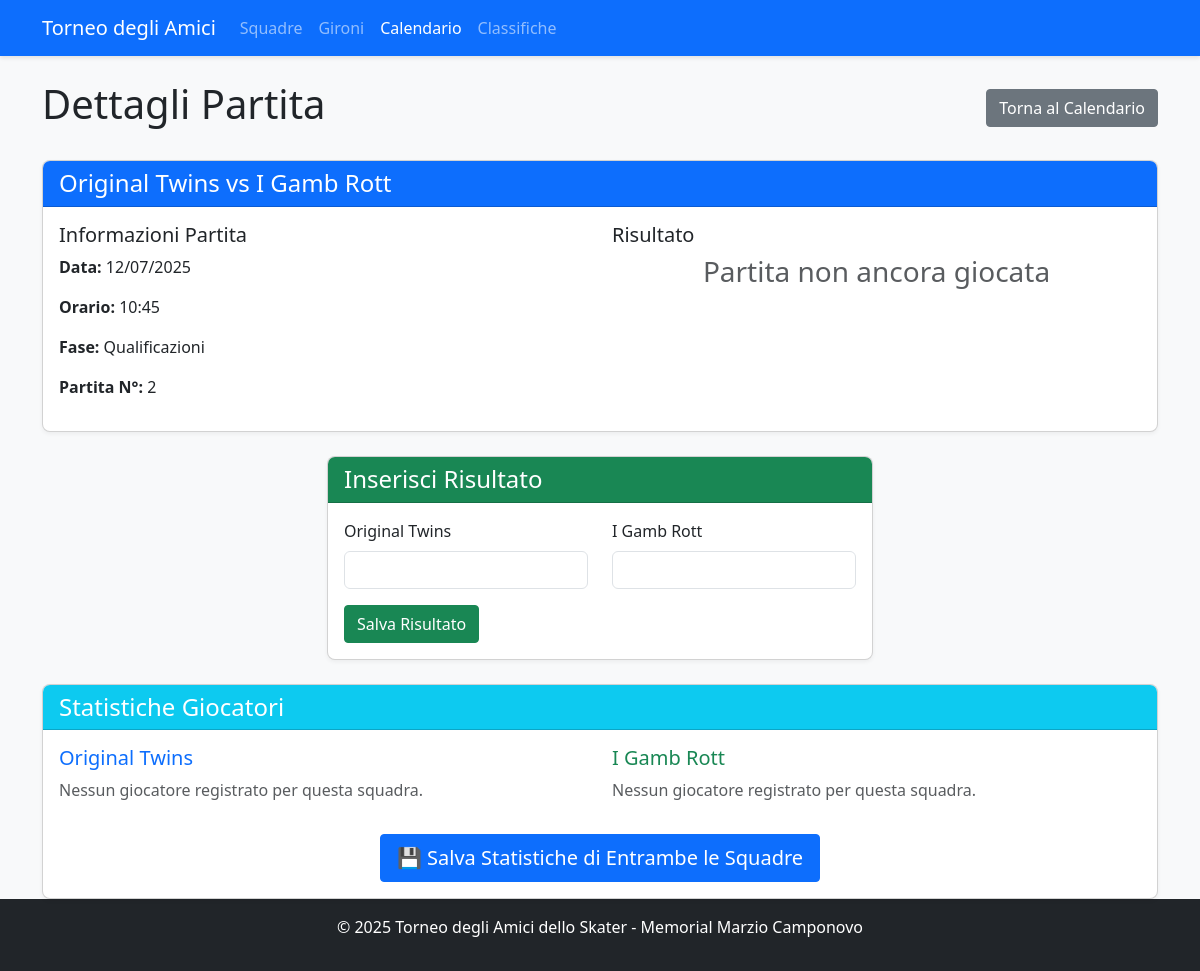
The page /match/2?return_anchor=match-2 on the database as committed earlier.
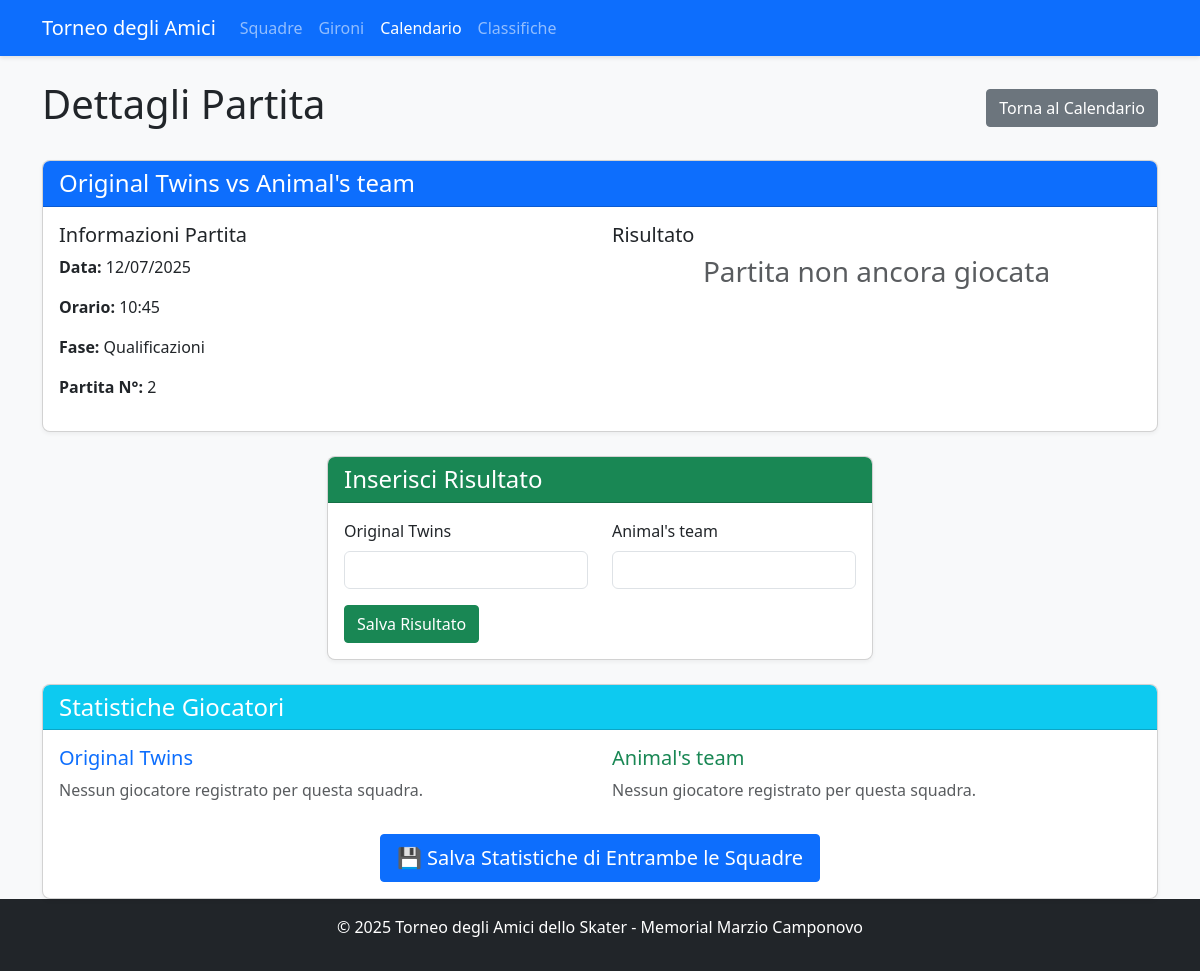
The same page on the database as committed later.
### app.py (models this page shows, shortened)
class Match(db.Model):
    id = db.Column(db.Integer, primary_key=True)
    team1_id = db.Column(db.Integer, db.ForeignKey('team.id'), nullable=True)  # NULL per placeholder
    team2_id = db.Column(db.Integer, db.ForeignKey('team.id'), nullable=True)  # NULL per placeholder
    team1 = db.relationship('Team', foreign_keys=[team1_id], overlaps="matches")
    team2 = db.relationship('Team', foreign_keys=[team2_id], overlaps="matches")
    date = db.Column(db.Date, nullable=False)
    time = db.Column(db.Time, nullable=False)
    team1_score = db.Column(db.Integer, default=None)
    team2_score = db.Column(db.Integer, default=None)
    phase = db.Column(db.String(20), nullable=False)
    league = db.Column(db.String(20))
    @property
    def is_completed(self):
        return self.team1_score is not None and self.team2_score is not None
    def get_match_number(self):
        earlier_matches = Match.query.filter(
            (Match.date < self.date) |
            ((Match.date == self.date) & (Match.time < self.time))
        ).count()
        return earlier_matches + 1
    def get_team1_display_name(self):
        if self.phase == 'group' and self.team1:
            return self.team1.name
    def get_team2_display_name(self):
        if self.phase == 'group' and self.team2:
            return self.team2.name

class Team(db.Model):
    id = db.Column(db.Integer, primary_key=True)
    name = db.Column(db.String(100), nullable=False, unique=True)
    group = db.Column(db.String(1))  # A, B, C, or D
    group_order = db.Column(db.Integer, default=0)  # NUOVO CAMPO per l'ordinamento nel girone
    players = db.relationship('Player', backref='team', lazy=True)
    matches = db.relationship(
        'Match',
        primaryjoin="or_(Team.id == Match.team1_id, Team.id == Match.team2_id)",
        lazy=True,
        overlaps="team1,team2"
    )
    wins = db.Column(db.Integer, default=0)
    losses = db.Column(db.Integer, default=0)
    draws = db.Column(db.Integer, default=0)
    goals_for = db.Column(db.Integer, default=0)
    goals_against = db.Column(db.Integer, default=0)
    points = db.Column(db.Integer, default=0)

### app.py (the view, shortened to what this page needs)
@app.route('/match/<int:match_id>', methods=['GET', 'POST'])
def match_detail(match_id):
    match = Match.query.get_or_404(match_id)
    return_anchor = request.args.get('return_anchor', '')
    team1_players = match.team1.players if match.team1 else []
    team2_players = match.team2.players if match.team2 else []
    match_stats = {}
    try:
        for player in team1_players + team2_players:
            stats = PlayerMatchStats.query.filter_by(
                player_id=player.id,
                match_id=match.id
            ).first()
            if stats:
                match_stats[player.id] = {
                    'goals': stats.goals,
                    'assists': stats.assists,
                    'penalties': stats.penalties
                }
            else:
                match_stats[player.id] = {
                    'goals': 0,
                    'assists': 0,
                    'penalties': 0
                }
    except:
        for player in team1_players + team2_players:
            match_stats[player.id] = {
                'goals': 0,
                'assists': 0,
                'penalties': 0
            }
    return render_template('match_detail.html',
                           match=match,
                           team1_players=team1_players,
                           team2_players=team2_players,
                           match_stats=match_stats,
                           return_anchor=return_anchor)

### app.py (called while the page is built)
@app.context_processor
def inject_tournament_dates():
    try:
        formatted_dates = format_tournament_dates()
        return {'tournament_dates': formatted_dates}
    except Exception as e:
        current_year = datetime.now().year
        return {
            'tournament_dates': {
                'qualification_day1': {
                    'date': datetime(current_year, 7, 13).date(),
                    'formatted': f'13/07/{current_year}',
                    'day_name_it': 'Sabato'
                },
                'qualification_day2': {
                    'date': datetime(current_year, 7, 14).date(),
                    'formatted': f'14/07/{current_year}',
                    'day_name_it': 'Domenica'
                }
            }
        }

### templates/match_detail.html (shortened to what the changed rows need)
<!DOCTYPE html>
<html lang="it">
<head>
    <link rel="stylesheet" href="https://cdn.jsdelivr.net/npm/bootstrap@5.3.0/dist/css/bootstrap.min.css">
    <link rel="stylesheet" href="{{ url_for('static', filename='style.css') }}">
</head>
<body class="d-flex flex-column min-vh-100">
    <div class="container mt-4">
        <div class="d-flex justify-content-between align-items-center">
            <h1>Dettagli Partita</h1>
        </div>
        <div class="row mt-4">
            <div class="col-12">
                <div class="card">
                    <div class="card-header bg-primary text-white">
                        <h4 class="mb-0">
                            {{ match.get_team1_display_name() }} vs {{ match.get_team2_display_name() }}
                        </h4>
                    </div>
                    <div class="card-body">
                        <div class="row">
                            <div class="col-md-6">
                                <h5>Informazioni Partita</h5>
                                <p><strong>Data:</strong> {{ match.date.strftime('%d/%m/%Y') }}</p>
                                <p><strong>Orario:</strong> {{ match.time.strftime('%H:%M') }}</p>
                                <p><strong>Fase:</strong>
                                    {% if match.phase == 'group' %}
                                        Qualificazioni
                                    {% elif match.phase == 'quarterfinal' %}
                                        Quarti di Finale
                                    {% elif match.phase == 'semifinal' %}
                                        Semifinali
                                    {% elif match.phase == 'final' %}
                                        Finali
                                    {% endif %}
                                </p>
                                <p><strong>Partita N°:</strong> {{ match.get_match_number() }}</p>
                            </div>
                        </div>
                    </div>
                </div>
            </div>
        </div>
        {% if not match.is_completed and match.team1 and match.team2 %}
            <div class="row mt-4">
                <div class="col-md-6 mx-auto">
                    <div class="card">
                        <div class="card-header bg-success text-white">
                            <h4 class="mb-0">Inserisci Risultato</h4>
                        </div>
                        <div class="card-body">
                            <form method="post">
                                <div class="row">
                                    <div class="col-6">
                                        <label for="team1_score" class="form-label">{{ match.team1.name }}</label>
                                        <input type="number" class="form-control" id="team1_score" name="team1_score" min="0" required>
                                    </div>
                                    <div class="col-6">
                                        <label for="team2_score" class="form-label">{{ match.team2.name }}</label>
                                        <input type="number" class="form-control" id="team2_score" name="team2_score" min="0" required>
                                    </div>
                                </div>
                                <div class="mt-3">
                                    <button type="submit" class="btn btn-success">Salva Risultato</button>
                                </div>
                            </form>
                        </div>
                    </div>
                </div>
            </div>
        {% endif %}
        {% if match.team1 and match.team2 %}
            <div class="row mt-4">
                <div class="col-12">
                    <div class="card">
                        <div class="card-header bg-info text-white">
                            <h4 class="mb-0">Statistiche Giocatori</h4>
                        </div>
                        <div class="card-body">
                            <form method="post" action="{{ url_for('update_player_stats', match_id=match.id) }}">
                                <div class="row">
                                    <div class="col-md-6">
                                        <h5 class="text-primary">{{ match.team1.name }}</h5>
                                        {% if team1_players %}
                                            <div class="table-responsive">
                                                <table class="table table-sm">
                                                    <thead>
                                                        <tr>
                                                            <th>Giocatore</th>
                                                            <th>Gol</th>
                                                            <th>Assist</th>
                                                            <th>Penalità</th>
                                                        </tr>
                                                    </thead>
                                                    <tbody>
                                                        {% for player in team1_players %}
                                                            <tr>
                                                                <td>{{ player.name }}</td>
                                                                <td>
                                                                    <input type="number" class="form-control form-control-sm"
                                                                           name="player_{{ player.id }}_goals"
                                                                           value="{{ match_stats[player.id].goals if player.id in match_stats else 0 }}"
                                                                           min="0" max="10" style="width: 60px;">
                                                                </td>
                                                                <td>
                                                                    <input type="number" class="form-control form-control-sm"
                                                                           name="player_{{ player.id }}_assists"
                                                                           value="{{ match_stats[player.id].assists if player.id in match_stats else 0 }}"
                                                                           min="0" max="10" style="width: 60px;">
                                                                </td>
                                                                <td>
                                                                    <input type="number" class="form-control form-control-sm"
                                                                           name="player_{{ player.id }}_penalties"
                                                                           value="{{ match_stats[player.id].penalties if player.id in match_stats else 0 }}"
                                                                           min="0" max="10" style="width: 60px;">
                                                                </td>
                                                            </tr>
                                                        {% endfor %}
                                                    </tbody>
                                                </table>
                                            </div>
                                        {% else %}
                                            <p class="text-muted">Nessun giocatore registrato per questa squadra.</p>
                                        {% endif %}
                                    </div>
                                    <div class="col-md-6">
                                        <h5 class="text-success">{{ match.team2.name }}</h5>
                                        {% if team2_players %}
                                            <div class="table-responsive">
                                                <table class="table table-sm">
                                                    <thead>
                                                        <tr>
                                                            <th>Giocatore</th>
                                                            <th>Gol</th>
                                                            <th>Assist</th>
                                                            <th>Penalità</th>
                                                        </tr>
                                                    </thead>
                                                    <tbody>
                                                        {% for player in team2_players %}
                                                            <tr>
                                                                <td>{{ player.name }}</td>
                                                                <td>
                                                                    <input type="number" class="form-control form-control-sm"
                                                                           name="player_{{ player.id }}_goals"
                                                                           value="{{ match_stats[player.id].goals if player.id in match_stats else 0 }}"
                                                                           min="0" max="10" style="width: 60px;">
                                                                </td>
                                                                <td>
                                                                    <input type="number" class="form-control form-control-sm"
                                                                           name="player_{{ player.id }}_assists"
                                                                           value="{{ match_stats[player.id].assists if player.id in match_stats else 0 }}"
                                                                           min="0" max="10" style="width: 60px;">
                                                                </td>
                                                                <td>
                                                                    <input type="number" class="form-control form-control-sm"
                                                                           name="player_{{ player.id }}_penalties"
                                                                           value="{{ match_stats[player.id].penalties if player.id in match_stats else 0 }}"
                                                                           min="0" max="10" style="width: 60px;">
                                                                </td>
                                                            </tr>
                                                        {% endfor %}
                                                    </tbody>
                                                </table>
                                            </div>
                                        {% else %}
                                            <p class="text-muted">Nessun giocatore registrato per questa squadra.</p>
                                        {% endif %}
                                    </div>
                                </div>
                                <div class="text-center mt-3">
                                    <button type="submit" class="btn btn-primary btn-lg">
                                        💾 Salva Statistiche di Entrambe le Squadre
                                    </button>
                                </div>
                            </form>
                        </div>
                    </div>
                </div>
            </div>
        {% endif %}
    </div>
</body>
</html>

Rows that differ between the two databases and show on the page:
no longer on this page (row edited): Team: team2.name "I Gamb Rott"
changed Match "Original Twins": get_team2_display_name "I Gamb Rott" → "Animal's team"
now on this page (row edited): Team: team2.name "Animal's team"
